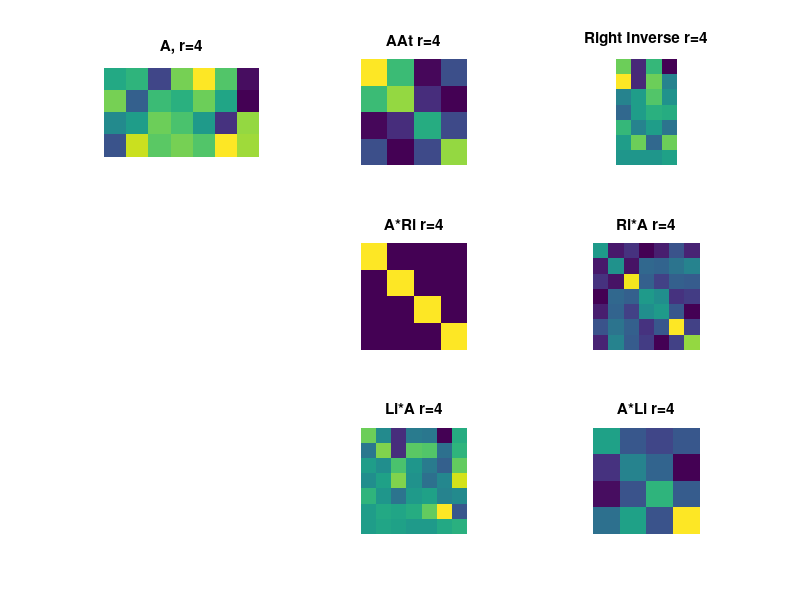
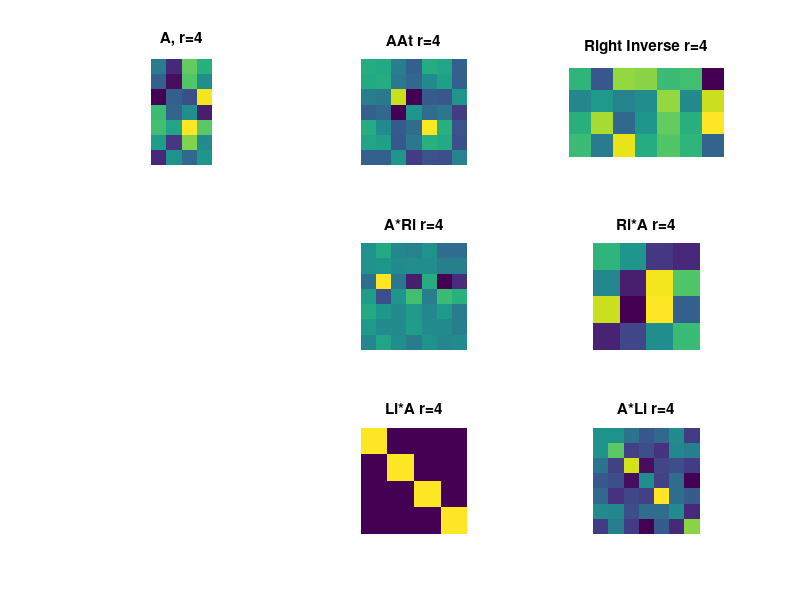

Reproduce these figures in MATLAB, in order.
% Calculating the left and right inverses of rectangular matrix
% rectangular matrix A is not directly invertable but
% A'A (which is square) is invertable

% inv(A'A) * (A'A) -> Identity matrix
% We can group inv(A'A) and A'
% This matrix C = inv(A'A)*A is the "left inverse" of A

% Right inverse of wide matrix mxn m<n
% A*A' * inv(A*A') -> Identity matrix
% A'*inv(A*A') is the right inverse of A
m=4;
n=7;
% 
A = randn(m,n);
AAt = A*A';
AtA = A' * A;
Ri = A' * inv(AAt);
Li = inv(AtA) * A';

figure(4),clf
subplot(331), imagesc(A), axis image, axis off
title([ 'A, r=' num2str(rank(A))])

subplot(332), imagesc(AAt), axis image, axis off
title(['AAt r=' num2str(rank(AAt))])

subplot(333), imagesc(Ri), axis image, axis off
title(['Right Inverse r=' num2str(rank(Ri))])

subplot(333), imagesc(Li), axis image, axis off
title(['Right Inverse r=' num2str(rank(Li))])

subplot(335), imagesc(A*Ri), axis image, axis off
title(['A*Ri r=' num2str(rank(A*Ri))])

subplot(336), imagesc(Ri*A), axis image, axis off
title(['Ri*A r=' num2str(rank(Ri*A))])

subplot(338), imagesc(Li*A), axis image, axis off
title(['Li*A r=' num2str(rank(Li*A))])

subplot(339), imagesc(A*Li), axis image, axis off
title(['A*Li r=' num2str(rank(A*Li))])



m=7;
n=4;
% 
A = randn(m,n);
AAt = A*A';
AtA = A' * A;
Ri = A' * inv(AAt);
Li = inv(AtA) * A';

figure(5),clf
subplot(331), imagesc(A), axis image, axis off
title([ 'A, r=' num2str(rank(A))])

subplot(332), imagesc(AAt), axis image, axis off
title(['AAt r=' num2str(rank(AAt))])

subplot(333), imagesc(Ri), axis image, axis off
title(['Right Inverse r=' num2str(rank(Ri))])

subplot(333), imagesc(Li), axis image, axis off
title(['Right Inverse r=' num2str(rank(Li))])

subplot(335), imagesc(A*Ri), axis image, axis off
title(['A*Ri r=' num2str(rank(A*Ri))])

subplot(336), imagesc(Ri*A), axis image, axis off
title(['Ri*A r=' num2str(rank(Ri*A))])

subplot(338), imagesc(Li*A), axis image, axis off
title(['Li*A r=' num2str(rank(Li*A))])

subplot(339), imagesc(A*Li), axis image, axis off
title(['A*Li r=' num2str(rank(A*Li))])
